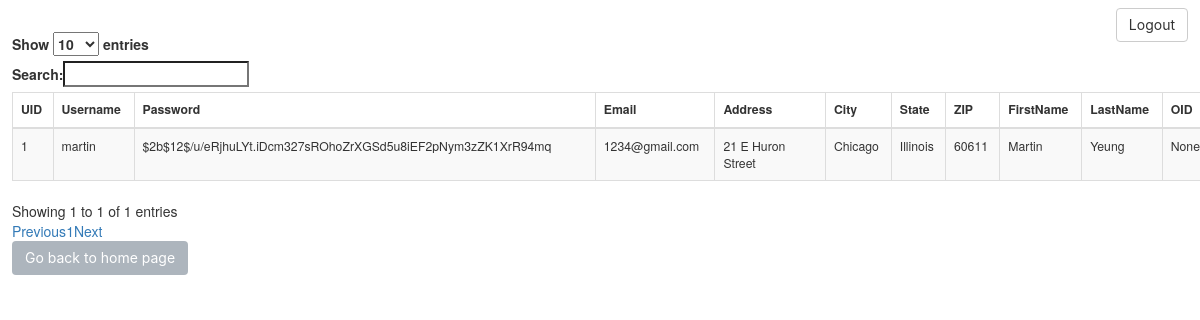
/user, run on an earlier commit of the app's database.
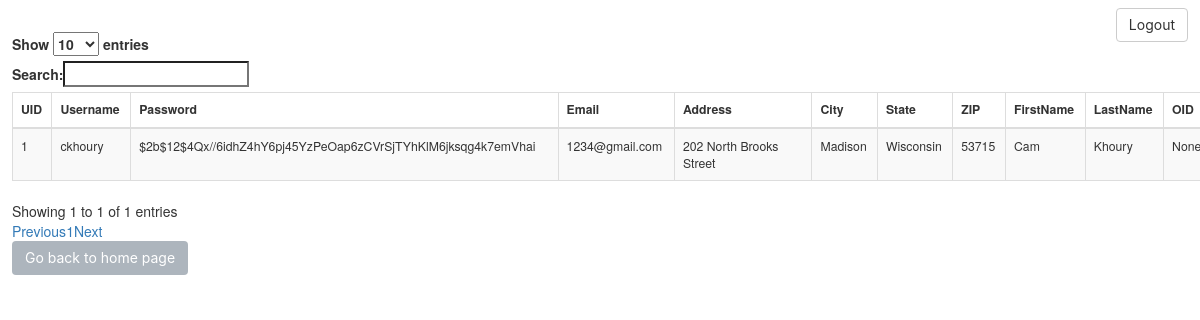
And on a later commit of the database.
### tables this page shows
CREATE TABLE User(
   UID INTEGER PRIMARY KEY,
   UserLevel TEXT,
   Username TEXT UNIQUE,
   Password TEXT,
   Email TEXT,
   Address TEXT,
   City Text,
   State Text,
   Zip Text,
   FirstName TEXT,
   LastName TEXT,
   OID INTEGER);

### cartCombo_app.py (the view)
@app.route('/user')
def user():
    con = sql.connect("data/test.db")
    con.row_factory = sql.Row
    cur = con.cursor()
    cur.execute("select * from User")
    rows = cur.fetchall()
    return render_template("user.html", rows = rows)

### templates/user.html (shortened to what this page needs)
<!doctype html>
<html>
<head>
	<link rel="stylesheet" type="text/css" href="{{ url_for('static',filename='bootstrap_litera.min.css') }}">
	<link rel="stylesheet" type="text/css" href="https://cdn.datatables.net/1.10.16/css/dataTables.bootstrap.min.css">
	<link rel="stylesheet" type="text/css" href="https://maxcdn.bootstrapcdn.com/bootstrap/3.3.7/css/bootstrap.min.css">
</head>
<body>
	<a href="/logout" class="btn btn-default topcorner">Logout</a><br>
	<table id="users" class="table table-striped table-bordered" style="width:100%">
		<thead>
			<tr>
				<th scope="col">UID</th>
				<th scope="col">Username</th>
				<th scope="col">Password</th>
				<th scope="col">Email</th>
				<th scope="col">Address</th>
				<th scope="col">City</th>
				<th scope="col">State</th>
				<th scope="col">ZIP</th>
				<th scope="col">FirstName</th>
				<th scope="col">LastName</th>
				<th scope="col">OID</th>
			</tr>
		</thead>
		<tbody>
			{% for row in rows %}
			<tr>
				<td>{{row["UID"]}}</td>
				<td>{{row['Username']}}</td>
				<td>{{row["Password"]}}</td>
				<td> {{row['Email']}}</td>
				<td>{{row["Address"]}}</td>
				<td>{{row["City"]}}</td>
				<td>{{row["State"]}}</td>
				<td>{{row["Zip"]}}</td>
				<td>{{row["FirstName"]}}</td>
				<td>{{row["LastName"]}}</td>
				<td>{{row["OID"]}}</td>
			</tr>
			{% endfor %}
		</tbody>
	</table>
	<a href="/" class="btn btn-secondary">Go back to home page</a>
</body>
</html>

### templates/user.html (style rules this page uses)
body { margin: 1%; margin-right:-1% }
.topcorner { position:absolute; top:1%; right:1%; }

What changed in the data, as far as the page shows it:
changed User "1234@gmail.com": Username "martin" → "ckhoury"; Password "$2b$12$/u/eRjhuLYt.iDcm327sROhoZrXGSd5u8iEF2pNym3zZK1XrR94mq" → "$2b$12$4Qx//6idhZ4hY6pj45YzPeOap6zCVrSjTYhKlM6jksqg4k7emVhai"; Address "21 E Huron Street" → "202 North Brooks Street"; City "Chicago" → "Madison"; State "Illinois" → "Wisconsin"; Zip "60611" → "53715"; FirstName "Martin" → "Cam"; LastName "Yeung" → "Khoury"
